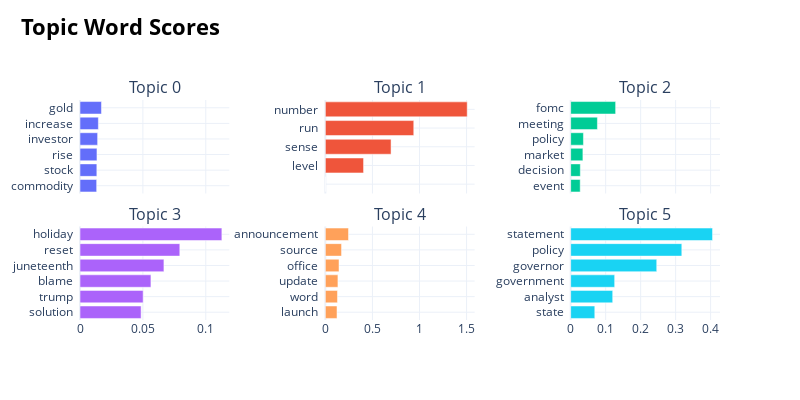

The code cell stored with this chart in its notebook:
### Code cell
### get barplot of each topics and ther probabilities
topic_model.visualize_barchart(topics=range(0,6),
                       n_words=6,
                       width=800,
                       height=400)

### Figure 1 — Plotly figure (JSON) as saved in the notebook; plotly's stock layout.template omitted (floating-point values rounded to 4 significant figures)
{"data": [{"orientation": "h", "type": "bar", "x": [0.01325, 0.01339, 0.01348, 0.01401, 0.01461, 0.01707], "xaxis": "x", "y": ["commodity  ", "stock  ", "rise  ", "investor  ", "increase  ", "gold  "], "yaxis": "y"}, {"orientation": "h", "type": "bar", "x": [1e-05, 1e-05, 0.4059, 0.6978, 0.939, 1.506], "xaxis": "x2", "y": ["  ", "  ", "level  ", "sense  ", "run  ", "number  "], "yaxis": "y2"}, {"orientation": "h", "type": "bar", "x": [0.02725, 0.02761, 0.03495, 0.03651, 0.07646, 0.1285], "xaxis": "x3", "y": ["event  ", "decision  ", "market  ", "policy  ", "meeting  ", "fomc  "], "yaxis": "y3"}, {"orientation": "h", "type": "bar", "x": [0.04859, 0.0502, 0.0564, 0.06672, 0.07935, 0.1128], "xaxis": "x4", "y": ["solution  ", "trump  ", "blame  ", "juneteenth  ", "reset  ", "holiday  "], "yaxis": "y4"}, {"orientation": "h", "type": "bar", "x": [0.124, 0.1289, 0.1337, 0.1452, 0.1721, 0.246], "xaxis": "x5", "y": ["launch  ", "word  ", "update  ", "office  ", "source  ", "announcement  "], "yaxis": "y5"}, {"orientation": "h", "type": "bar", "x": [0.06895, 0.1201, 0.1257, 0.246, 0.3177, 0.4055], "xaxis": "x6", "y": ["state  ", "analyst  ", "government  ", "governor  ", "policy  ", "statement  "], "yaxis": "y6"}], "layout": {"annotations": [{"font": {"size": 16}, "showarrow": false, "text": "Topic 0", "x": 0.1167, "xanchor": "center", "xref": "paper", "y": 1, "yanchor": "bottom", "yref": "paper"}, {"font": {"size": 16}, "showarrow": false, "text": "Topic 1", "x": 0.5, "xanchor": "center", "xref": "paper", "y": 1, "yanchor": "bottom", "yref": "paper"}, {"font": {"size": 16}, "showarrow": false, "text": "Topic 2", "x": 0.8833, "xanchor": "center", "xref": "paper", "y": 1, "yanchor": "bottom", "yref": "paper"}, {"font": {"size": 16}, "showarrow": false, "text": "Topic 3", "x": 0.1167, "xanchor": "center", "xref": "paper", "y": 0.425, "yanchor": "bottom", "yref": "paper"}, {"font": {"size": 16}, "showarrow": false, "text": "Topic 4", "x": 0.5, "xanchor": "center", "xref": "paper", "y": 0.425, "yanchor": "bottom", "yref": "paper"}, {"font": {"size": 16}, "showarrow": false, "text": "Topic 5", "x": 0.8833, "xanchor": "center", "xref": "paper", "y": 0.425, "yanchor": "bottom", "yref": "paper"}], "height": 400, "hoverlabel": {"bgcolor": "white", "font": {"family": "Rockwell", "size": 16}}, "showlegend": false, "title": {"font": {"color": "Black", "size": 22}, "text": "<b>Topic Word Scores", "x": 0.15, "xanchor": "center", "y": 0.95, "yanchor": "top"}, "width": 800, "xaxis": {"anchor": "y", "domain": [0, 0.2333], "matches": "x4", "showgrid": true, "showticklabels": false}, "xaxis2": {"anchor": "y2", "domain": [0.3833, 0.6167], "matches": "x5", "showgrid": true, "showticklabels": false}, "xaxis3": {"anchor": "y3", "domain": [0.7667, 1.0], "matches": "x6", "showgrid": true, "showticklabels": false}, "xaxis4": {"anchor": "y4", "domain": [0, 0.2333], "showgrid": true}, "xaxis5": {"anchor": "y5", "domain": [0.3833, 0.6167], "showgrid": true}, "xaxis6": {"anchor": "y6", "domain": [0.7667, 1.0], "showgrid": true}, "yaxis": {"anchor": "x", "domain": [0.575, 1], "showgrid": true}, "yaxis2": {"anchor": "x2", "domain": [0.575, 1], "showgrid": true}, "yaxis3": {"anchor": "x3", "domain": [0.575, 1], "showgrid": true}, "yaxis4": {"anchor": "x4", "domain": [0, 0.425], "showgrid": true}, "yaxis5": {"anchor": "x5", "domain": [0, 0.425], "showgrid": true}, "yaxis6": {"anchor": "x6", "domain": [0, 0.425], "showgrid": true}}}
